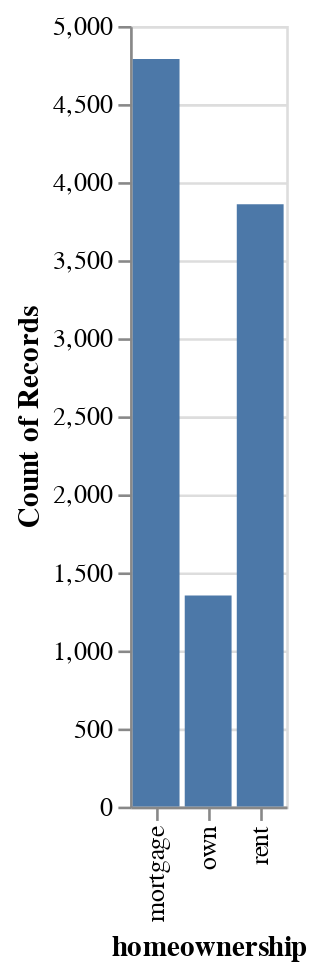

The notebook cell saved with this chart:
### Markdown cell above
### Standard bar chart

### Code cell
alt.Chart(source).mark_bar().encode(
    x=alt.X('homeownership'),
    y=alt.Y('count(homeownership)')
)

### Figure 1 — Vega-Lite specification as saved in the notebook (floating-point values rounded to 4 significant figures; data arrays with more than 128 entries replaced by an {"elided": "..."} marker saying what was removed)
{"config": {"view": {"continuousWidth": 400, "continuousHeight": 300}}, "data": {"name": "data-1af1ec55a6d3073ad1d910e908b9c1bc"}, "mark": "bar", "encoding": {"x": {"field": "homeownership", "type": "nominal"}, "y": {"aggregate": "count", "field": "homeownership", "type": "nominal"}}, "$schema": "https://vega.github.io/schema/vega-lite/v4.17.0.json", "datasets": {"data-1af1ec55a6d3073ad1d910e908b9c1bc": {"elided": "10000 records"}}}
